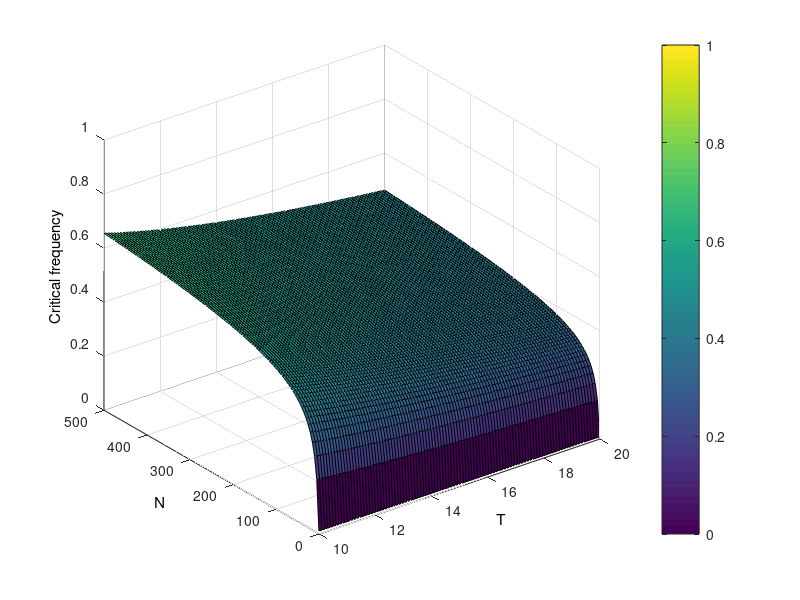

The MATLAB script that drew this image:
%% 3D plot of the params
% T = linspace(1,20,100);
% epsilon = logspace(-9,-3,100);
% % Number of iterations
% N = linspace(1,500,100);

% delta = 0.001;
% [myeps, myN] = meshgrid(epsilon,N);
% Z = sqrt( log(1-(delta).^(1./myN)) ./ log(myeps) );
% s = surf(myeps, myN, Z)

% set(gca,'XScale','log');
% set(get(gca,'XLabel'),'String','epsilon')
% set(get(gca,'YLabel'),'String','N')
% set(get(gca,'ZLabel'),'String','Critical frequency')
% zlim([0,1]);
% caxis([0,1]);
% colorbar()




%% 3D plot of the params
T = linspace(10,20,100);
% Number of iterations
N = linspace(1,500,100);

delta = 0.001;
[myT, myN] = meshgrid(T, N);

Z = sqrt( log(1-(delta).^(1./myN)) ./ (-myT) );
surf(myT, myN, Z);
set(get(gca,'XLabel'),'String','T')
set(get(gca,'YLabel'),'String','N')
set(get(gca,'ZLabel'),'String','Critical frequency')
zlim([0,1]);
caxis([0,1]);
colorbar()


